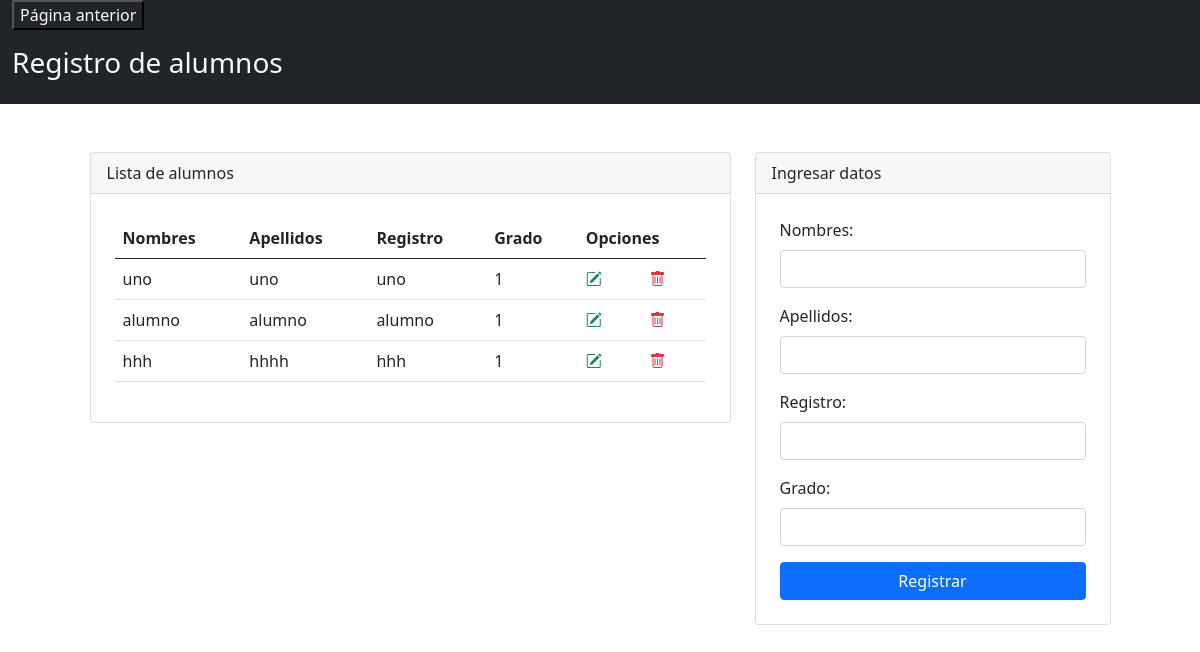
The app's page /admin/alumnos/alumnos.php with its own data.
### tables this page shows
CREATE TABLE `user` (
  `id` int(11) NOT NULL,
  `user` varchar(100) NOT NULL,
  `password` varchar(200) NOT NULL,
  `nombre` varchar(200) NOT NULL,
  `apellidos` varchar(200) NOT NULL,
  `registro` varchar(100) NOT NULL,
  `tipo` varchar(100) NOT NULL,
  `grado` int(11) DEFAULT NULL,
  `activo` int(11) NOT NULL
);

### admin/alumnos/alumnos.php (the view, shortened to what this page needs)
<?php
    include("../../config/db.php");
    ?>
<!DOCTYPE html>
<html lang="es">
<head>
    <link rel="stylesheet" href="https://cdn.jsdelivr.net/npm/bootstrap@5.0.2/dist/css/bootstrap.min.css">
    <link rel="stylesheet" href="https://cdn.jsdelivr.net/npm/bootstrap-icons@1.5.0/font/bootstrap-icons.css">
</head>
<body>
    <?php
    $query = "SELECT * FROM user WHERE tipo='alumno' and activo='1'";
    $alumnos = mysqli_query($connection, $query);
    ?>
<div class="container-fluid  text-light bg-dark">
    <div>
    <td>
<a href="../dashboard.php" ><input type="button" class="text-light bg-dark" value="Página anterior"></a>
    </div>
    <div class = "row">
            <div class="col-md">
                <header class="py-3">
                    <h3>Registro de alumnos</h3>
                </header>
            </div>
    </div>
</div>
<div class="container mt-5">
    <div class="row justify-content-center">
        <div class="col-md-7">
            <div class="card">
                <div class="card-header">
                    Lista de alumnos
                </div>
                <div class="p-4">
                    <table class="table align-middle">
                        <thead>
                            <tr>
                                <th scope="col">Nombres</th>
                                <th scope="col">Apellidos</th>
                                <th scope="col">Registro</th>
                                <th scope="col">Grado</th>
                                <th scope="col" colspan="2">Opciones</th>
                            </tr>
                        </thead>
                        <tbody>
                        <?php
                                foreach ($alumnos as $dato) {
                            ?>
                            <tr>
                                <td><?php echo $dato['nombre']; ?></td>
                                <td><?php echo $dato['apellidos']; ?></td>
                                <td><?php echo $dato['registro']; ?></td>
                                <td><?php echo $dato['grado']; ?></td>
                                <td><a class="text-success" href="editar.php?codigo=<?php echo $dato['id']; ?>"><i class="bi bi-pencil-square"></i></a></td>
                                <td><a class="text-danger" href="./delete.php?id=<?php echo $dato['id']; ?>"><i class="bi bi-trash"></i></a></td>
                            </tr>
                            <?php
                                }
                            ?>
                        </tbody>
                    </table>
                </div>
            </div>
        </div>
        <div class="col-md-4">
            <div class="card">
                <div class="card-header">
                    Ingresar datos
                </div>
                <form class="p-4" method="POST" action="registrar.php">
                    <div class="mb-3">
                        <label class="form-label">Nombres: </label>
                        <input type="text" class="form-control" name="txtNombre" autofocus required>
                    </div>
                    <div class="mb-3">
                        <label class="form-label">Apellidos: </label>
                        <input type="text" class="form-control" name="txtApellidos" autofocus required>
                    </div>
                    <div class="mb-3">
                        <label class="form-label">Registro: </label>
                        <input type="text" class="form-control" name="txtRegistro" autofocus required>
                    </div>
                    <div class="mb-3">
                        <label class="form-label">Grado: </label>
                        <input type="number" min="1" class="form-control" name="txtGrado" autofocus required>
                    </div>
                    <div class="d-grid">
                        <input type="submit" class="btn btn-primary" value="Registrar">
                    </div>
                </form>
            </div>
        </div>
    </div>
</div>
</body>
</html>

### records on screen
user: nombre "uno", apellidos "uno", registro "uno", grado "1"
user: nombre "alumno", apellidos "alumno", registro "alumno", grado "1"
user: nombre "hhh", apellidos "hhhh", registro "hhh", grado "1"
